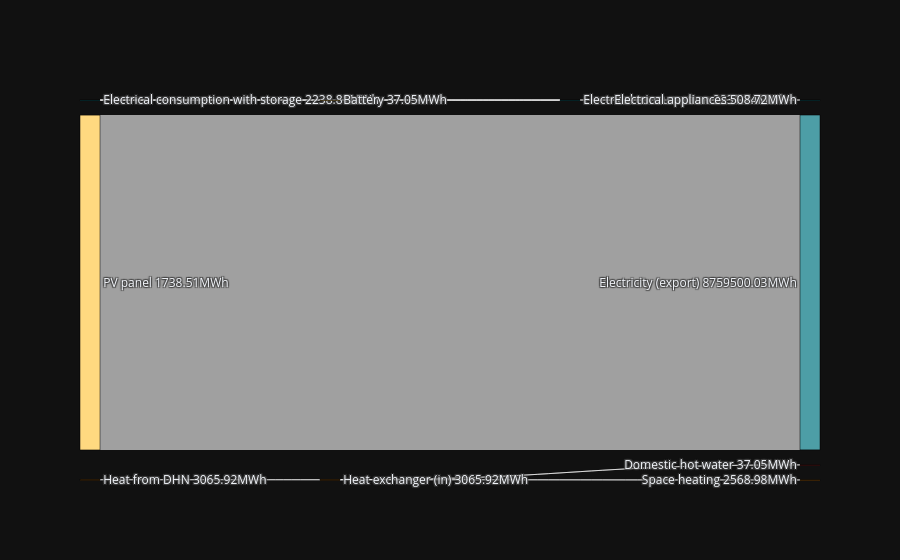

The cell this chart's notebook holds for it:
### Code cell
# Save results
reho.save_results(format=['xlsx', 'pickle'], filename=scenario['name'])

# Plot results
#plotting.plot_performance(reho.results, plot='costs', indexed_on='Scn_ID', label='EN_long',
#                          title="Economical performance").show()

#plotting.plot_performance(reho.results, plot='gwp', indexed_on='Scn_ID', label='EN_long',
#                          title="GWP performance").show()

plotting.plot_sankey(reho.results['GWP'][0], label='EN_long', color='ColorPastel').show()

### Figure 1 — Plotly figure (JSON) as saved in the notebook; plotly's stock layout.template omitted (floating-point values rounded to 4 significant figures)
{"data": [{"link": {"source": [0.0, 2.0, 2.0, 4.0, 5.0, 4.0, 6.0, 7.0, 7.0], "target": [1.0, 3.0, 4.0, 5.0, 0.0, 0.0, 7.0, 8.0, 9.0], "value": [508.7, 8760000.0, -8758000.0, 37.05, 29.98, 2202.0, 3066.0, 37.05, 2569.0]}, "node": {"color": ["#007480", "#007480", "#ffd980", "#4d9ea6", "#007480", "#A57300", "#FF8C00", "#FF8C00", "#B22222", "#FF8C00"], "label": ["Electrical consumption\n2231.74MWh", "Electrical appliances\n508.72MWh", "PV panel\n1738.51MWh", "Electricity (export)\n8759500.03MWh", "Electrical consumption with storage\n2238.81MWh", "Battery\n37.05MWh", "Heat from DHN\n3065.92MWh", "Heat exchanger (in)\n3065.92MWh", "Domestic hot water\n37.05MWh", "Space heating\n2568.98MWh"], "line": {"color": "black", "width": 0.5}, "pad": 15, "thickness": 20}, "orientation": "h", "valueformat": ".2f", "valuesuffix": " MWh", "type": "sankey"}], "layout": {}}
